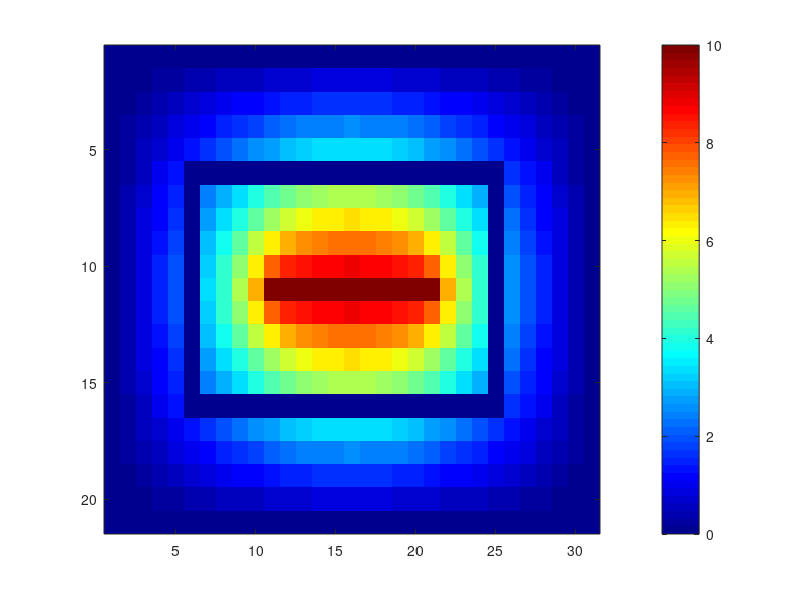
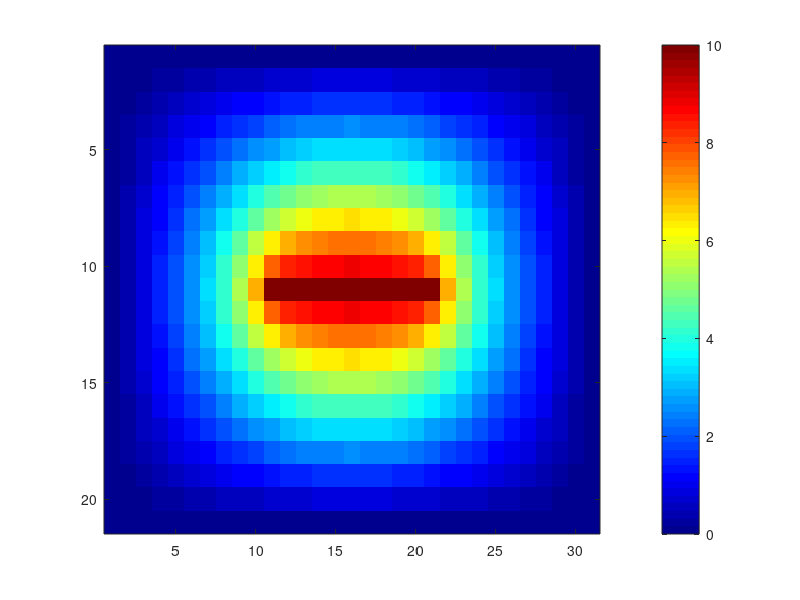

The MATLAB source for these figures, in order:
%EE471  Transmission Line 
clear;
clc;

%user-defined variables:
width = 3;          %width of cross section in m
height = 2;         %height of cross section in m
h = 0.1;            %mesh size in m
dieheight = 1;		%bottom dielectric's height in m
conwidth = 1;		%conductor strip width in m
                    %(note: conwidth/h should be even/odd if width/h is even/odd)
                    %(note: assume conductor height is negligible)
diepsr = 9.6;       %dielectric's relative permittivity
                    %(note: top medium is air)
conphi = 10;        %conductor's potential in V
eps0 = 8.854*10^(-12); %permittivity of free space in F/m
v0 = 299792458;     %speed of light in vacuum in m/s
l = 0;              %left edge potential in V
r = 0;              %right edge potential in V
t = 0;              %top edge potential in V
b = 0;              %bottom edge potential in V
airphi = 0;         %potential in air
contour = 2;        %set contour size, must be greater than 1


%x by y unknown points inside the rectangle
x = (width/h) - 1;
y = (height/h) - 1;
%dielectric height in terms of y
diey = dieheight/h;
%conductor width in terms of x
conx = (conwidth/h) + 1;
%points along the y axis above the dielectric
abovediey = y - diey;
%points along x axis on each side of the conductor
sideconx = (x - conx)/2;

%The below if statement checks that all parameters are legal before running. 
if (h>0 && mod(width,h)==0 && mod(width,h)==0 && mod(dieheight,h)==0 && mod(conwidth,h)==0 && mod(width-conwidth,h*2)==0 && width>h && height>h && dieheight>h && conwidth>=h && diey<=y-1 && conx<=x-2)

    %will run twice, first to find C with all air, second for C with dielectric
    for caprun = 1:2
        if(caprun==1)
            epsr=1;
        elseif(caprun==2)
            epsr=diepsr;
            cap0=cap;
            R0=R;
            phi0=phi;
            A0=A;
            B0=B;
        end
        
        %create matrix A and vector B for central difference method equation
        %in A*phi = B form
        A = zeros(x*y,x*y);
        B = zeros(x*y,1);
        
        %iterate through cross section's inner points
        %starting from left to right, top to bottom,
        for i = 1:x*y
            
            %find position along x axis and inverted y axis
            xposition = mod(i,x);
            yposition = fix(i/x)+1;
            if(xposition==0)
                xposition = x;
                yposition = yposition-1;
            end
            
            %conditional flags
            edgeleft=0;
            edgeright=0;
            edgetop=0;
            edgebottom=0;
            conleft=0;
            conright=0;
            contop=0;
            conbottom=0;
            atcon=0;
                      
            %if not at dielectric interface
            if(yposition~=abovediey+1)
                %subtract 4 times potential at center point
                A(i,i) = -4;
                
                %if directly above or below conductor
                if(xposition>sideconx && xposition<=sideconx+conx)
                    %if conductor next on bottom
                    if(yposition==abovediey)
                        B(i) = B(i) - conphi;
                        conbottom=1;
                        %if conductor next on top
                    elseif(yposition==abovediey+2)
                        B(i) = B(i) - conphi;
                        contop=1;
                    end
                end
                
                %subtract edge potential normally from Laplace equation if next to edge
                %if next to left edge
                if(xposition==1)
                    B(i) = B(i) - l;
                    edgeleft=1;
                end
                %if next to right edge
                if(xposition==x)
                    B(i) = B(i) - r;
                    edgeright=1;
                end
                %if next to top edge
                if(yposition==1)
                    B(i) = B(i) - t;
                    edgetop=1;
                end
                %if next to bottom edge
                if(yposition==y)
                    B(i) = B(i) - b;
                    edgebottom=1;
                end
                
                %add unknown neighbor potential normally if there is no edge or conductor
                %if no left edge
                if(edgeleft==0)
                    A(i,i-1) = 1;
                end
                %if no right edge
                if(edgeright==0)
                    A(i,i+1) = 1;
                end
                %if no top edge and no top conductor
                if(edgetop==0 && contop==0)
                    A(i,i-x) = 1;
                end
                %if no bottom edge and no bottom conductor
                if(edgebottom==0 && conbottom==0)
                    A(i,i+x) = 1;
                end
                
            else %if at dielectric interface
                %if between conductor and left/right edge
                if(xposition<=sideconx || xposition>sideconx+conx)
                    %subtract 4 times (epsilon_r + 1) times potential at center point
                    A(i,i) = -4*(epsr+1);
                    
                else %otherwise at conductor
                    A(i,i) = 1;
                    B(i) = conphi;
                    atcon=1;
                end
                
                %if not at conductor, perform operations
                if(atcon==0)
                    %if conductor next on right
                    if(xposition==sideconx)
                        B(i) = B(i) - (epsr+1)*conphi;
                        conright=1;
                        %if conductor next on left
                    elseif(xposition==sideconx+conx+1)
                        B(i) = B(i) - (epsr+1)*conphi;
                        conleft=1;
                    end
                    
                    %if also next to edges while at dielectric interface
                    %use interface equation
                    %if next to left edge
                    if(xposition==1)
                        B(i) = B(i) - (epsr+1)*l;
                        edgeleft=1;
                    end
                    %if next to right edge
                    if(xposition==x)
                        B(i) = B(i) - (epsr+1)*r;
                        edgeright=1;
                    end
                    %if next to top edge
                    if(yposition==1)
                        B(i) = B(i) - 2*t;
                        edgetop=1;
                    end
                    %if next to bottom edge
                    if(yposition==y)
                        B(i) = B(i) - 2*epsr*b;
                        edgebottom=1;
                    end
                    
                    %add unknown neighbor potential if there is no edge or conductor
                    %use interface equation
                    %if no left edge and no left conductor
                    if(edgeleft==0 && conleft==0)
                        A(i,i-1) = epsr+1;
                    end
                    %if no right edge and no right conductor
                    if(edgeright==0 && conright==0)
                        A(i,i+1) = epsr+1;
                    end
                    %if no top edge
                    if(edgetop==0)
                        A(i,i-x) = 2;
                    end
                    %if no bottom edge
                    if(edgebottom==0)
                        A(i,i+x) = 2*epsr;
                    end
                end
                
            end
            
        end
        
        
        %solve system of equations
        phi = A\B;
        
        
        %organize potentials graphically on rectangle R
        R = zeros(y+2,x+2);
        
        %insert arbitrary corner values
        corner = 0;
        R(1,1) = corner;
        R(1,x+2) = corner;
        R(y+2,1) = corner;
        R(y+2,x+2) = corner;
        
        %left
        for n = 2:y+1
            R(n,1)=l;
        end
        %right
        for n = 2:y+1
            R(n,x+2)=r;
        end
        %top
        for n = 2:x+1
            R(1,n)=t;
        end
        %bottom
        for n = 2:x+1
            R(y+2,n)=b;
        end
        
        n=1;
        for i = 2:y+1
            for j = 2:x+1
                R(i,j)= phi(n);
                n=n+1;
            end
        end
        
        %find capacitance using phi values in R matrix
        %initialize charge value
        q=0;
        %get x by y dimensions of R matrix
        newy=y+2;
        newx=x+2;
        %set capacitance contour edges about halfway between conductor and edge
        topcapy = fix((newy-diey)/contour)+1;
        bottomcapy = newy-fix(diey/contour);
        leftcapx = fix(((newx-conx)/2)/contour)+1;
        rightcapx = newx-leftcapx;
        
        %find charge based on contour
        %going from top to bottom along right and left sides of contour
        for i = topcapy+1:bottomcapy-1
            %if above dielectric interface
            if(i<newy-diey-1)
                q=q+eps0*(R(i,leftcapx-1)-R(i,leftcapx+1))/2;
                q=q+eps0*(R(i,rightcapx+1)-R(i,rightcapx-1))/2;
                %if at dielectric interface
            elseif(i==newy-diey-1)
                q=q+eps0*(R(i,leftcapx-1)-R(i,leftcapx+1))/4;
                q=q+epsr*eps0*(R(i,leftcapx-1)-R(i,leftcapx+1))/4;
                q=q+eps0*(R(i,rightcapx+1)-R(i,rightcapx-1))/4;
                q=q+epsr*eps0*(R(i,rightcapx+1)-R(i,rightcapx-1))/4;
                %if below dielectric interface
            else
                q=q+epsr*eps0*(R(i,leftcapx-1)-R(i,leftcapx+1))/2;
                q=q+epsr*eps0*(R(i,rightcapx+1)-R(i,rightcapx-1))/2;
            end
        end
        %going from left to right along top and bottom sides of contour
        for i = leftcapx+1:rightcapx-1
            %for top side
            q=q+eps0*(R(topcapy-1,i)-R(topcapy+1,i))/2;
            %for bottom side
            q=q+epsr*eps0*(R(bottomcapy+1,i)-R(bottomcapy-1,i))/2;
        end
        
        %calculate capacitance
        cap = -q/conphi;
        
    end
    
    %find impedance Z0
    Z0 = 1/(v0*sqrt(cap*cap0));
    %find velocity of propagation Vp
    Vp = v0*sqrt(cap0/cap);
    
    
    %display various values (warning: small mesh size may take long to display)
%     
%     A0
%     A
%     B0
%     B
%     phi0
%     phi
%     R0
%     R
    
    %create blank spaces to show contour on plot
    for i = topcapy:bottomcapy
        %for left side
        R(i,leftcapx)=0;
        %for right side
        R(i,rightcapx)=0;
    end
    for i = leftcapx:rightcapx
        %for top side
        R(topcapy,i)=0;
        %for bottom side
        R(bottomcapy,i)=0;
    end
    
    %display graphical rectangle
    figure(1)
    imagesc(R)
    hold on
    colormap(jet)
    colorbar
    figure(2) 
    imagesc(R0)
    colormap(jet)
    colorbar
%     quiver (x,y)
    %display parameters
    fprintf('Successfully Finished, Chosen Parameters: \n')
    fprintf('%.2f m by %.2f m cross section with %.4f m mesh size \n', width, height, h)
    fprintf('%.2f m high dielectric with %.2f m wide conductor centered on it \n', dieheight, conwidth)
    fprintf('Relative Permittivity of Dielectric: %.2f, Conductor Potential: %.2f V \n', epsr, conphi)
    fprintf('Edge Potentials: Left: %.2f V, Right: %.2f V, Top: %.2f V, Bottom: %.2f V \n\n', l, r, t, b)
    fprintf('Resulting Parameters: \n')
    fprintf('Capacitance with Dielectric: %d, Capacitance with All Air: %d \n', cap, cap0)
    fprintf('Characteristic Impedance: %3.2f, Velocity of Propagation: %d \n', Z0, Vp)

else
    fprintf('Error - Inappropriate Dimensions: \n')
    fprintf('%.2f m by %.2f m cross section with %.4f m mesh size \n', width, height, h)
    fprintf('%.2f m high dielectric with %.2f m wide conductor centered on it \n', dieheight, conwidth)
end